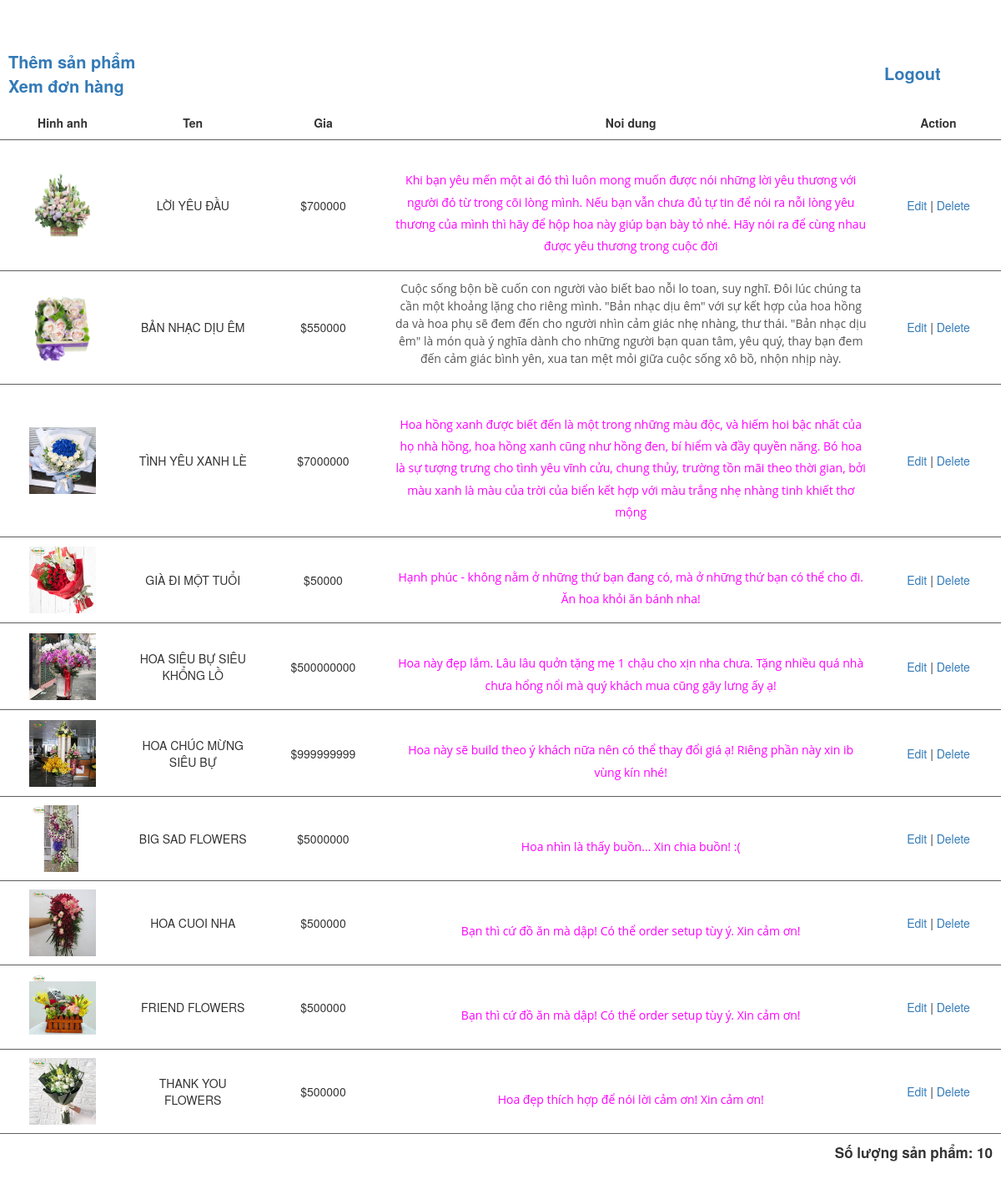
Screenshot of /list.php (signed in) with the database file from the repository.
### tables this page shows
CREATE TABLE `san_pham` (
  `id` int(11) NOT NULL,
  `ten` varchar(256) NOT NULL,
  `gia` int(255) NOT NULL,
  `hinh_anh` varchar(256) NOT NULL,
  `noi_dung` mediumtext NOT NULL,
  `thuoc_menu` int(255) NOT NULL,
  `noi_bat` varchar(256) NOT NULL,
  `trang_chu` varchar(256) NOT NULL,
  `sap_xep_trang_chu` int(255) NOT NULL
);

### list.php (the view, shortened to what this page needs)
<!DOCTYPE html>
<html lang="en">
<head>
    <link rel="stylesheet" href="https://maxcdn.bootstrapcdn.com/bootstrap/3.3.7/css/bootstrap.min.css">
</head>
<body>
<table cellpadding="10" cellspacing="10" border="0" style="border-collapse: collapse; margin: auto">
    <tr class="control" style="text-align: left; font-weight: bold; font-size: 20px">
        <td colspan="4">
            <a href="formadd.php">Thêm sản phẩm<br>     </a>
            <a href="checkorder.php">Xem đơn hàng</a>
        </td>
		<td colspan="1">
            <a href="logout.php">Logout</a>
        </td>
    </tr>
    <tr class="header">
        <td>Hinh anh</td>
        <td>Ten</td>
        <td>Gia</td>
        <td>Noi dung</td>
        <td>Action</td>
    </tr>
	<?php
	require('ket_noi.php');
	$query =mysqli_query($conn,"SELECT * FROM san_pham" );
		if (mysqli_num_rows($query) != 0) {
			while($row = $query->fetch_assoc()) {
	?>
				<tr class="item">
					<td><img src="hinh_anh/san_pham/<?= $row['hinh_anh'] ?>" style="max-height: 80px"></td>
					<td><?= $row['ten'] ?></td>
					<td>$<?= $row['gia'] ?></td>
					<td><?= $row['noi_dung'] ?></td>
					<td><a href="formadd.php?id=<?= $row['id'] ?>">Edit</a> | <a href="delete.php?id=<?= $row['id'] ?>" class="delete">Delete</a></td>
				</tr>
	<?php 	}
		}
	?>
    <tr class="control" style="text-align: right; font-weight: bold; font-size: 17px">
        <td colspan="5">
            <p>Số lượng sản phẩm: <?= $query->num_rows ?></p>
        </td>
    </tr>
</table>
</body>
</html>

### list.php (style rules this page uses)
body { padding-top: 50px; }
table { text-align: center; }
td { padding: 10px; }
tr.item { border-top: 1px solid #5e5e5e; border-bottom: 1px solid #5e5e5e; }
tr.item td { min-width: 150px; }
tr.header { font-weight: bold; }
a { text-decoration: none; }

### rows the page displays
san_pham: hinh_anh (picture), ten "LỜI YÊU ĐẦU", gia "700000", noi_dung "Khi bạn yêu mến một ai đó thì luôn mong muốn được nói những lời yêu thương với người đó từ trong cõi lòng mình. Nếu bạn vẫn chưa đủ tự tin để nói ra nỗi lòng yêu thương của mình thì hãy để hộp hoa này giúp bạn bày tỏ nhé. Hãy nói ra để cùng nhau được yêu thương trong cuộc đời"
san_pham: hinh_anh (picture), ten "BẢN NHẠC DỊU ÊM", gia "550000", noi_dung "Cuộc sống bộn bề cuốn con người vào biết bao nỗi lo toan, suy nghĩ. Đôi lúc chúng ta cần một khoảng lặng cho riêng mình. \"Bản nhạc dịu êm\" với sự kết hợp của hoa hồng da và hoa phụ sẽ đem đến cho người nhìn cảm giác nhẹ nhàng, thư thái. \"Bản nhạc dịu êm\" là món quà ý nghĩa dành cho những người bạn quan tâm, yêu quý, thay bạn đem đến cảm giác bình yên, xua tan mệt mỏi giữa cuộc sống xô bồ, nhộn nhịp này."
san_pham: hinh_anh (picture), ten "TÌNH YÊU XANH LÈ", gia "7000000", noi_dung "Hoa hồng xanh được biết đến là một trong những màu độc, và hiếm hoi bậc nhất của họ nhà hồng, hoa hồng xanh cũng như hồng đen, bí hiểm và đầy quyền năng. Bó hoa là sự tượng trưng cho tình yêu vĩnh cửu, chung thủy, trường tồn mãi theo thời gian, bởi màu xanh là màu của trời của biển kết hợp với màu trắng nhẹ nhàng tinh khiết thơ mộng"
san_pham: hinh_anh (picture), ten "GIÀ ĐI MỘT TUỔI", gia "50000", noi_dung "Hạnh phúc - không nằm ở những thứ bạn đang có, mà ở những thứ bạn có thể cho đi. Ăn hoa khỏi ăn bánh nha!"
san_pham: hinh_anh (picture), ten "HOA SIÊU BỰ SIÊU KHỔNG LỒ", gia "500000000", noi_dung "Hoa này đẹp lắm. Lâu lâu quởn tặng mẹ 1 chậu cho xịn nha chưa. Tặng nhiều quá nhà chưa hổng nổi mà quý khách mua cũng gãy lưng ấy ạ!"
san_pham: hinh_anh (picture), ten "HOA CHÚC MỪNG SIÊU BỰ", gia "999999999", noi_dung "Hoa này sẽ build theo ý khách nữa nên có thể thay đổi giá ạ! Riêng phần này xin ib vùng kín nhé!"
san_pham: hinh_anh (picture), ten "BIG SAD FLOWERS", gia "5000000", noi_dung "Hoa nhìn là thấy buồn... Xin chia buồn! :("
san_pham: hinh_anh (picture), ten "HOA CUOI NHA", gia "500000", noi_dung "Bạn thì cứ đồ ăn mà dập! Có thể order setup tùy ý. Xin cảm ơn!"
san_pham: hinh_anh (picture), ten "FRIEND FLOWERS", gia "500000", noi_dung "Bạn thì cứ đồ ăn mà dập! Có thể order setup tùy ý. Xin cảm ơn!"
san_pham: hinh_anh (picture), ten "THANK YOU FLOWERS", gia "500000", noi_dung "Hoa đẹp thích hợp để nói lời cảm ơn! Xin cảm ơn!"

### other values shown
$query->num_rows "10"
